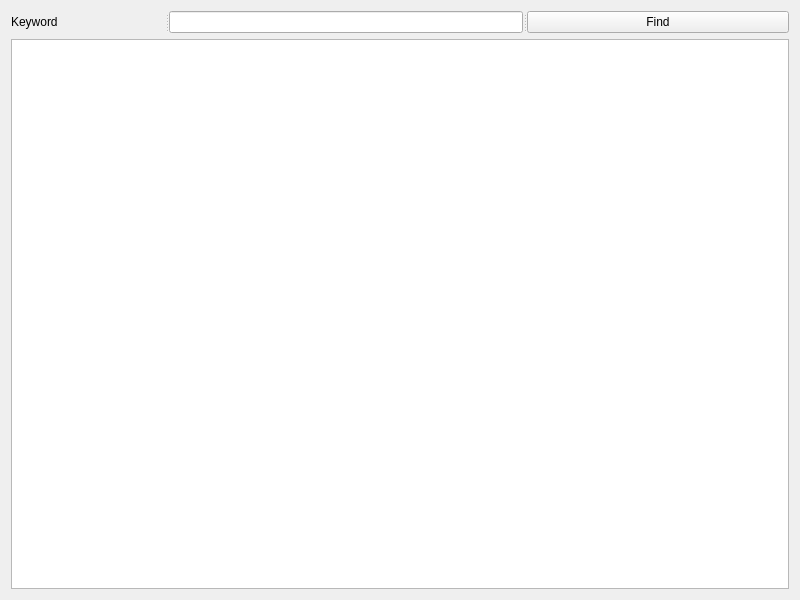
<?xml version="1.0" encoding="UTF-8"?>
<ui version="4.0">
 <class>TextFinder</class>
 <widget class="QWidget" name="TextFinder">
  <property name="geometry">
   <rect>
    <x>0</x>
    <y>0</y>
    <width>800</width>
    <height>600</height>
   </rect>
  </property>
  <property name="windowTitle">
   <string>TextFinder</string>
  </property>
  <property name="windowIcon">
   <iconset>
    <normaloff>../../../Desktop/pepe.png</normaloff>../../../Desktop/pepe.png</iconset>
  </property>
  <layout class="QVBoxLayout" name="verticalLayout">
   <item>
    <widget class="QSplitter" name="splitter">
     <property name="orientation">
      <enum>Qt::Horizontal</enum>
     </property>
     <widget class="QLabel" name="label">
      <property name="text">
       <string>Keyword</string>
      </property>
     </widget>
     <widget class="QLineEdit" name="lineEdit"/>
     <widget class="QPushButton" name="findButton">
      <property name="text">
       <string>Find</string>
      </property>
     </widget>
    </widget>
   </item>
   <item>
    <widget class="QTextEdit" name="textEdit"/>
   </item>
  </layout>
 </widget>
 <resources/>
 <connections/>
</ui>
